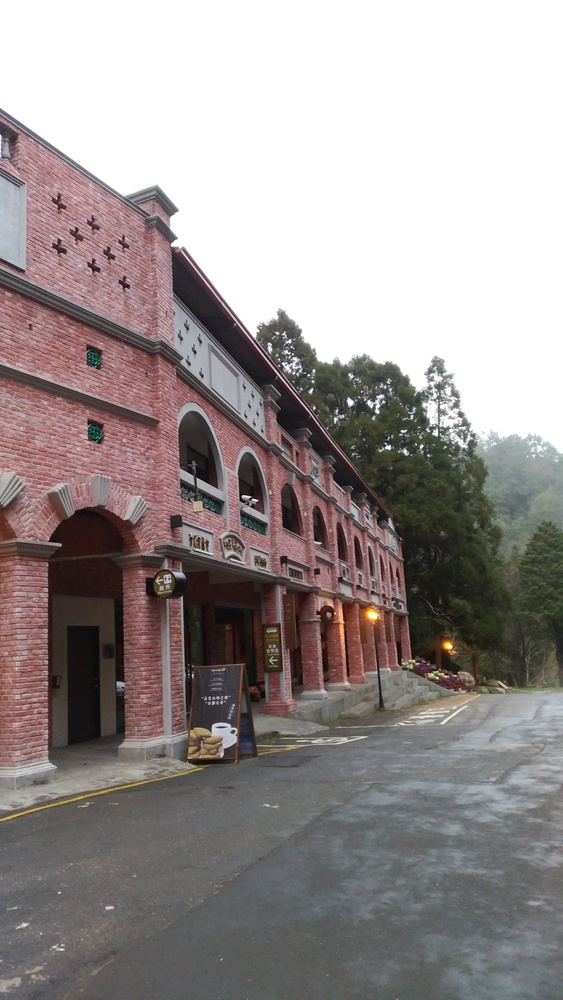
%> input picture hw2/img2/201.jpg, 563 x 1000 px, shrunk from 2620 x 4656 before the run
$ octave ex2_4.m   (GNU Octave 9; MATLAB toolbox functions it lacks are replaced by stand-ins)
%> lines starting %> are read from the running program, lines starting %| are printed output that depends on the picture; in (x1, y1, x2, y2) boxes, pixels count from 0 and x2, y2 are one past the last pixel; in counts of white or black regions, pixels touching at a corner belong together; the program's own positions count from 1
clear;clc;close all;
%Laplacian
cimg = imread('201.jpg');
%> cimg is the input picture: size 1000x563x3 uint8; mean R, G, B 152.9, 145.1, 144.3
gimg = rgb2gray(cimg);
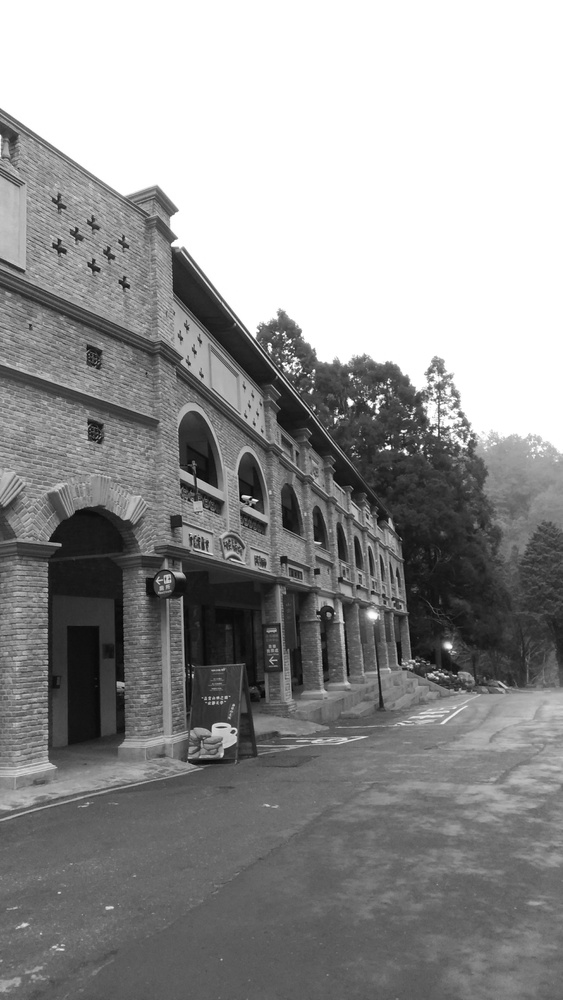
%> gimg: size 1000x563 uint8; min 1, max 255, mean 147.3
gimg = im2double(gimg);
%> gimg: size 1000x563 double
mask=[0 1 0;1 -4 1;0 1 0];
img= convn(gimg,mask,'same');
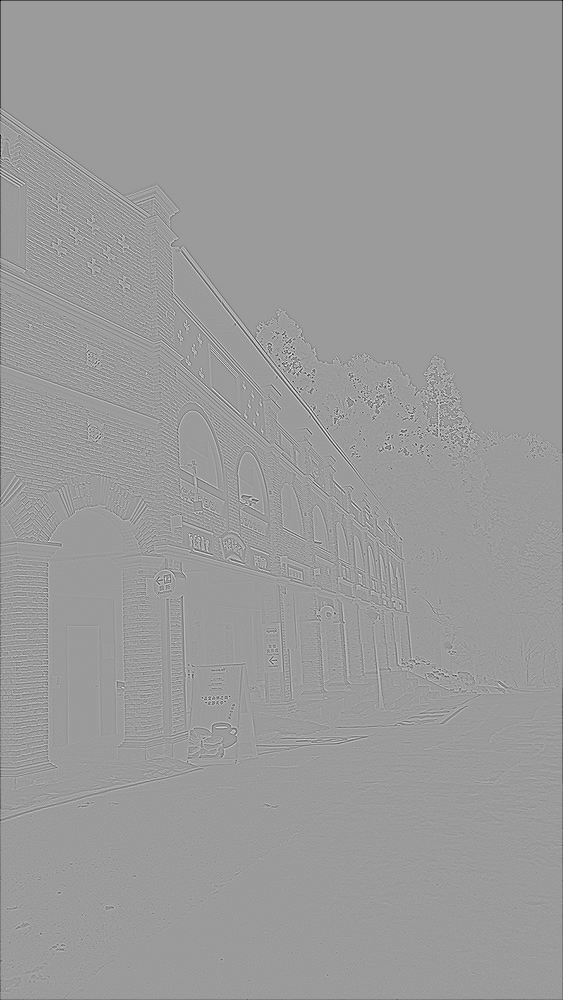
%> img: size 1000x563 double; min -2, max 1.29, mean -0.00356; drawn with min black and max white

figure()
th=0.03;
img = abs(img)>th;
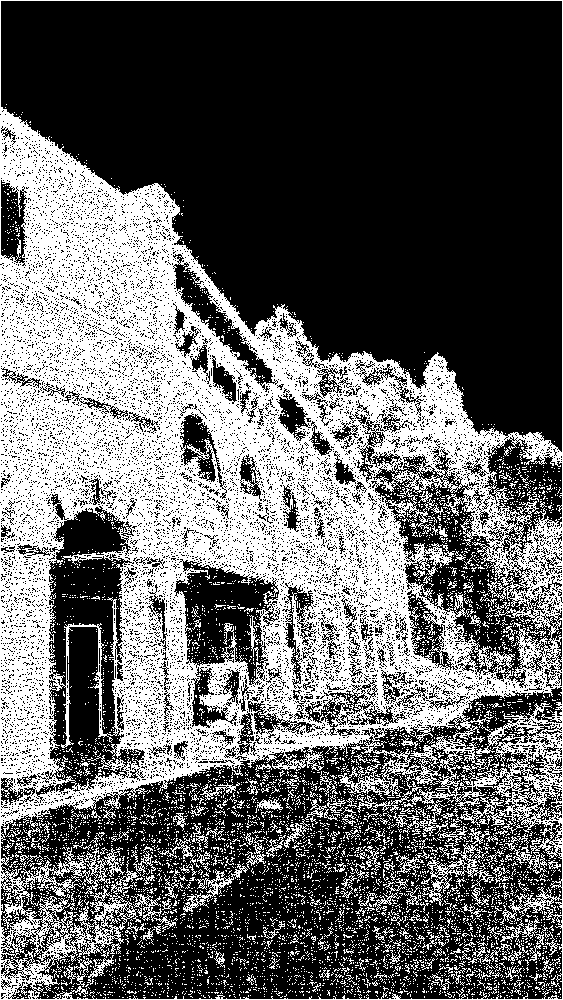
%> img: size 1000x563 logical; 38.5% white; 5906 white regions (5697 under 20 px), largest, box (x1, y1, x2, y2) and area: (0, 0, 563, 1000) 189345, (422, 843, 494, 906) 1005, (183, 864, 248, 912) 574
img = img==0;
imshow(img)
imwrite(img,'laplacian.jpg');
